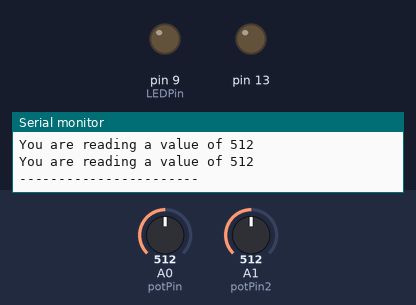
Simulated run of this sketch. Board: Arduino Uno, built with avr-gcc and run on an emulated ATmega328P. Shown: output pins drawn as LEDs (lit = HIGH), the last lines printed to the serial monitor. The inputs (shaded band) are chosen by the test bench; at power-on: A0 (potPin) = 512, A1 (potPin2) = 512.

Above: at 1.2 s.
1.3 s: A0 (potPin) set to 597
4.3 s: A0 (potPin) set to 633
At 4.8 s:
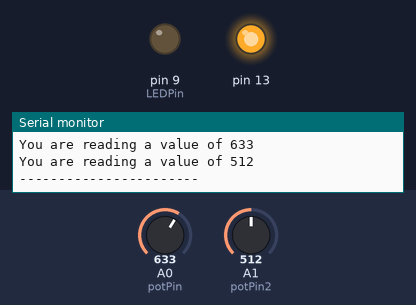
5.9 s: A0 (potPin) set to 605
At 7.4 s:
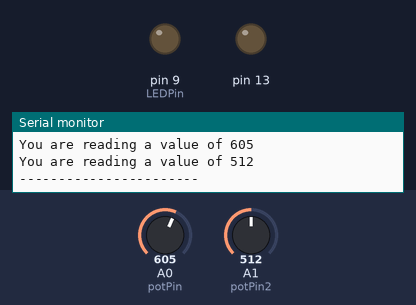
8.9 s: A1 (potPin2) set to 107
11.9 s: A1 (potPin2) set to 90
13.4 s: A0 (potPin) set to 625
At 14.8 s:
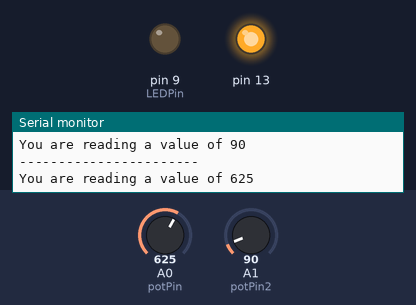
Timing chart, 0 to 16.0 s (numbered marks = the images above; inputs shaded):
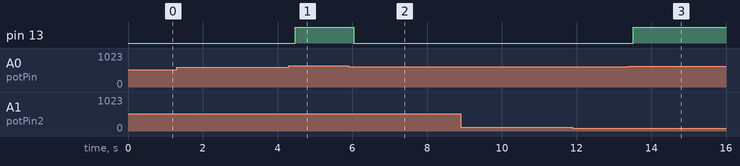

Measured:
- the behaviour switches between 614 and 615 on A0 (potPin) (found by bisection; images 0 and 1)
- after the input at 4.3 s, pin 13: LOW → HIGH after 0.17 s
- after the input at 5.9 s, pin 13: HIGH → LOW after 0.14 s
- after the input at 13.4 s, pin 13: LOW → HIGH after 0.12 s

The sketch:

arduino.ino
```cpp
int potPin= A0;  //Declare potPin to be analog pin A0
int potPin2= A1;  //Declare potPin2 to be analog pin A1
int LEDPin= 9;  // Declare LEDPin to be arduino pin 9
int readValue;  // Use this variable to read Potentiometer
int readValue2;  // Use this variable to read Potentiometer
int writeValue; // Use this variable for writing to LED

void setup() {
  pinMode(potPin, INPUT);  //set potPin to be an input
  pinMode(potPin2, INPUT);  //set potPin2 to be an input
  pinMode(LEDPin, OUTPUT); //set LEDPin to be an OUTPUT
  pinMode(13, OUTPUT);
  Serial.begin(9600);      // turn on Serial Port
}

void loop() {
  readValue = analogRead(potPin);
  readValue2 = analogRead(potPin2);
  writeValue = (255./1023.) * readValue; //Calculate Write Value for LED
  // analogWrite(LEDPin, writeValue);
  Serial.print("You are reading a value of ");
  Serial.println(readValue);
  Serial.print("You are reading a value of ");
  Serial.println(readValue2);
  Serial.println("-----------------------");

  if(readValue == 0) {
    digitalWrite(11, LOW);
    digitalWrite(12, LOW);
    digitalWrite(13, LOW);
  } else if (readValue > 0 && readValue <= 204) {
    digitalWrite(11, HIGH);
    digitalWrite(12, LOW);
    digitalWrite(13, LOW);
  } else if (readValue >= 205 && readValue <= 409) {
    digitalWrite(11, LOW);
    digitalWrite(12, HIGH);
    digitalWrite(13, LOW);
  } else if (readValue >= 410 && readValue <= 614) {
    digitalWrite(11, HIGH);
    digitalWrite(12, HIGH);
    digitalWrite(13, LOW);
  } else if (readValue >= 615 && readValue <= 819) {
    digitalWrite(11, LOW);
    digitalWrite(12, LOW);
    digitalWrite(13, HIGH);
  } else if (readValue >= 820) {
    digitalWrite(11, HIGH);
    digitalWrite(12, LOW);
    digitalWrite(13, HIGH);
  }

  if (readValue2 >= 0 && readValue2 <= 330) {
    digitalWrite(10, LOW);
  } else {
    digitalWrite(10, HIGH);
  }
}
```
